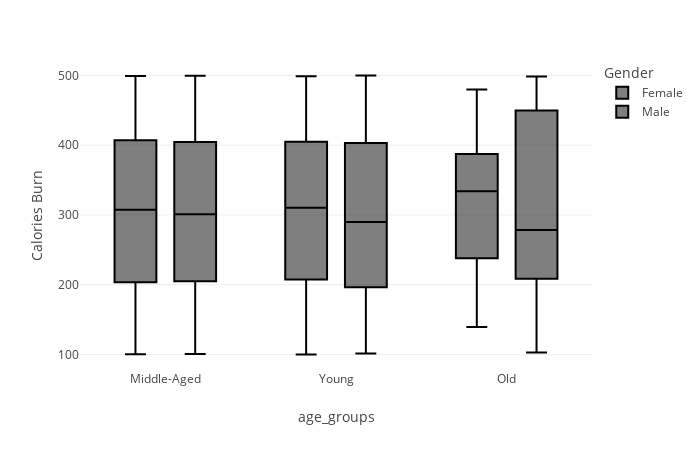

Notebook code cell kept with this figure:
### Code cell
fig = px.box(exercise_train_data, x="age_groups", y="Calories Burn", color="Gender")
fig.update_layout(
    width=700,
    height=450,
)
fig.show()

### Figure 1 — Plotly figure (JSON) as saved in the notebook; plotly's stock layout.template omitted (floating-point values rounded to 4 significant figures; data arrays with more than 128 entries replaced by an {"elided": "..."} marker saying what was removed)
{"data": [{"alignmentgroup": "True", "hovertemplate": "Gender=Female<br>age_groups=%{x}<br>Calories Burn=%{y}<extra></extra>", "legendgroup": "Female", "marker": {"color": "#000001"}, "name": "Female", "notched": false, "offsetgroup": "Female", "orientation": "v", "showlegend": true, "type": "box", "x": {"elided": "1557 str values"}, "x0": " ", "xaxis": "x", "y": {"elided": "1557 float values"}, "y0": " ", "yaxis": "y"}, {"alignmentgroup": "True", "hovertemplate": "Gender=Male<br>age_groups=%{x}<br>Calories Burn=%{y}<extra></extra>", "legendgroup": "Male", "marker": {"color": "#000002"}, "name": "Male", "notched": false, "offsetgroup": "Male", "orientation": "v", "showlegend": true, "type": "box", "x": {"elided": "1534 str values"}, "x0": " ", "xaxis": "x", "y": {"elided": "1534 float values"}, "y0": " ", "yaxis": "y"}], "layout": {"boxmode": "group", "height": 450, "legend": {"title": {"text": "Gender"}, "tracegroupgap": 0}, "margin": {"t": 60}, "width": 700, "xaxis": {"anchor": "y", "domain": [0, 1], "title": {"text": "age_groups"}}, "yaxis": {"anchor": "x", "domain": [0, 1], "title": {"text": "Calories Burn"}}}}
